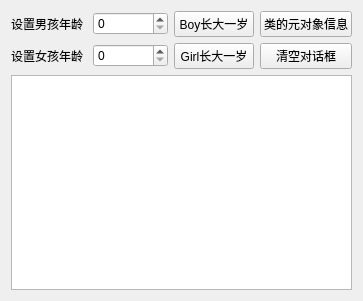
<?xml version="1.0" encoding="UTF-8"?>
<ui version="4.0">
 <class>Widget</class>
 <widget class="QWidget" name="Widget">
  <property name="geometry">
   <rect>
    <x>0</x>
    <y>0</y>
    <width>363</width>
    <height>301</height>
   </rect>
  </property>
  <property name="windowTitle">
   <string>Widget</string>
  </property>
  <layout class="QGridLayout" name="gridLayout_3">
   <item row="0" column="0">
    <layout class="QGridLayout" name="gridLayout_2">
     <item row="0" column="0">
      <layout class="QGridLayout" name="gridLayout">
       <item row="0" column="0">
        <widget class="QLabel" name="label">
         <property name="text">
          <string>设置男孩年龄</string>
         </property>
        </widget>
       </item>
       <item row="0" column="1">
        <widget class="QSpinBox" name="BoyspinBox"/>
       </item>
       <item row="0" column="2">
        <widget class="QPushButton" name="BoyIncBtn">
         <property name="text">
          <string>Boy长大一岁</string>
         </property>
        </widget>
       </item>
       <item row="0" column="3">
        <widget class="QPushButton" name="MetaInfoBtn">
         <property name="text">
          <string>类的元对象信息</string>
         </property>
        </widget>
       </item>
       <item row="1" column="0">
        <widget class="QLabel" name="label_2">
         <property name="text">
          <string>设置女孩年龄</string>
         </property>
        </widget>
       </item>
       <item row="1" column="1">
        <widget class="QSpinBox" name="GirlspinBox"/>
       </item>
       <item row="1" column="2">
        <widget class="QPushButton" name="GirlIncBtn">
         <property name="text">
          <string>Girl长大一岁</string>
         </property>
        </widget>
       </item>
       <item row="1" column="3">
        <widget class="QPushButton" name="ClearBtn">
         <property name="text">
          <string>清空对话框</string>
         </property>
        </widget>
       </item>
      </layout>
     </item>
     <item row="1" column="0">
      <widget class="QPlainTextEdit" name="plainTextEdit"/>
     </item>
    </layout>
   </item>
  </layout>
 </widget>
 <resources/>
 <connections>
  <connection>
   <sender>ClearBtn</sender>
   <signal>clicked()</signal>
   <receiver>plainTextEdit</receiver>
   <slot>clear()</slot>
   <hints>
    <hint type="sourcelabel">
     <x>301</x>
     <y>53</y>
    </hint>
    <hint type="destinationlabel">
     <x>181</x>
     <y>182</y>
    </hint>
   </hints>
  </connection>
 </connections>
</ui>
